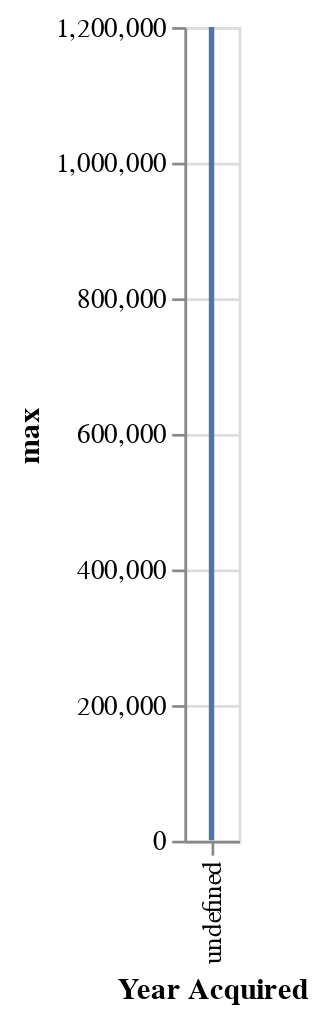

Write notebook code for a chart like this one.
### Markdown cell above
So, this is a case were we not have a very different dataframe from were we started.  Its not that we necessarily *can't* make this kind of plot using the original dataframe with vega-lite, but if we are already doing analysis and transforms in Python with our data, we can then use Altair to export the results of this analysis to share with others.  So, let's get to it! First, let's re-make this plot with Altair:

### Code cell
# first, just one line
lines = alt.Chart(stats).mark_line().encode(
    alt.X("Year Acquired:O"),
    #alt.X('max:Q'),
    alt.Y("max:Q")
)
lines

### Figure 1 — Vega-Lite specification as saved in the notebook (floating-point values rounded to 4 significant figures; data arrays with more than 128 entries replaced by an {"elided": "..."} marker saying what was removed)
{"config": {"view": {"continuousWidth": 400, "continuousHeight": 300}}, "data": {"name": "data-796ec911e685e3ce40205c6ab721f02e"}, "mark": "line", "encoding": {"x": {"field": "Year Acquired", "type": "ordinal"}, "y": {"field": "max", "type": "quantitative"}}, "$schema": "https://vega.github.io/schema/vega-lite/v4.17.0.json", "datasets": {"data-796ec911e685e3ce40205c6ab721f02e": {"elided": "171 records"}}}
